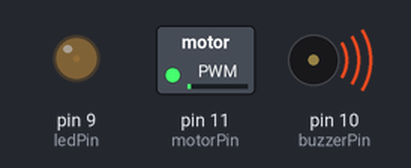
Recording of a sketch running on a simulated Arduino Uno, built with avr-gcc and run on an emulated ATmega328P. On the bench: switched loads named in the sketch (green lamp = pin HIGH), output pins drawn as LEDs (lit = HIGH), buzzer (waves = sounding). At 2.0 s the program stops and its outputs stay as they are.

Above: at 0.1 s.
Timing chart, 0 to 1.6 s (numbered marks = the images above):
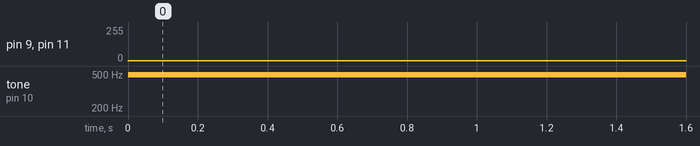

The sketch:

Assignment6.ino
```cpp
// Use of PWM pin to alter intensities of LED, DC Motor and Buzzer

const int ledPin = 9;
const int buzzerPin = 10;
const int motorPin = 11;

void setup()  {
  pinMode(ledPin, OUTPUT);
  pinMode(buzzerPin, OUTPUT);
  pinMode(motorPin, OUTPUT);
}

void loop()  {
  for (int pwmValue = 1; pwmValue <= 255; pwmValue*2) {
    analogWrite(ledPin, pwmValue);
    analogWrite(buzzerPin, pwmValue);
    analogWrite(motorPin, pwmValue);
    delay(1000);
  }

  for (int pwmValue = 255; pwmValue >= 1; pwmValue/2) {
    analogWrite(ledPin, pwmValue);
    analogWrite(buzzerPin, pwmValue);
    analogWrite(motorPin, pwmValue);
    delay(1000);
  }
}
```

Measured:
- by itself, pin 9 (ledPin), pin 11 (motorPin): 0/255 → 1/255 at 0.00 s
- by itself, tone on pin 10 (buzzerPin): silent → 490 Hz at 0.00 s
